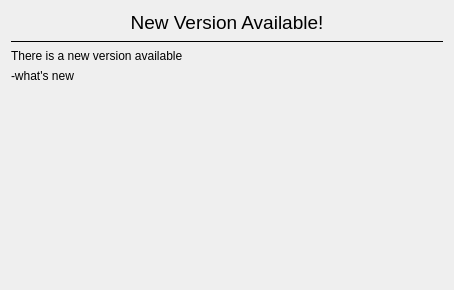
<?xml version="1.0" encoding="UTF-8"?>
<ui version="4.0">
 <class>UpdateDialog</class>
 <widget class="QDialog" name="UpdateDialog">
  <property name="geometry">
   <rect>
    <x>0</x>
    <y>0</y>
    <width>454</width>
    <height>290</height>
   </rect>
  </property>
  <property name="windowTitle">
   <string>Update Available</string>
  </property>
  <layout class="QGridLayout" name="gridLayout">
   <item row="4" column="0">
    <spacer name="verticalSpacer">
     <property name="orientation">
      <enum>Qt::Vertical</enum>
     </property>
     <property name="sizeHint" stdset="0">
      <size>
       <width>20</width>
       <height>40</height>
      </size>
     </property>
    </spacer>
   </item>
   <item row="5" column="0">
    <widget class="QDialogButtonBox" name="buttonBox">
     <property name="orientation">
      <enum>Qt::Horizontal</enum>
     </property>
     <property name="standardButtons">
      <set>QDialogButtonBox::NoButton</set>
     </property>
    </widget>
   </item>
   <item row="2" column="0">
    <widget class="QLabel" name="label_firstLabelVersion">
     <property name="sizePolicy">
      <sizepolicy hsizetype="Minimum" vsizetype="Minimum">
       <horstretch>0</horstretch>
       <verstretch>0</verstretch>
      </sizepolicy>
     </property>
     <property name="text">
      <string>There is a new version available</string>
     </property>
    </widget>
   </item>
   <item row="0" column="0">
    <widget class="QLabel" name="label">
     <property name="font">
      <font>
       <pointsize>14</pointsize>
       <weight>50</weight>
       <bold>false</bold>
      </font>
     </property>
     <property name="text">
      <string>New Version Available!</string>
     </property>
     <property name="alignment">
      <set>Qt::AlignCenter</set>
     </property>
    </widget>
   </item>
   <item row="3" column="0">
    <widget class="QLabel" name="label_whatsNew">
     <property name="text">
      <string>-what's new</string>
     </property>
     <property name="textFormat">
      <enum>Qt::RichText</enum>
     </property>
     <property name="scaledContents">
      <bool>false</bool>
     </property>
     <property name="wordWrap">
      <bool>false</bool>
     </property>
     <property name="openExternalLinks">
      <bool>true</bool>
     </property>
    </widget>
   </item>
   <item row="1" column="0">
    <widget class="QFrame" name="frame">
     <property name="frameShape">
      <enum>QFrame::HLine</enum>
     </property>
     <property name="frameShadow">
      <enum>QFrame::Plain</enum>
     </property>
     <property name="lineWidth">
      <number>1</number>
     </property>
    </widget>
   </item>
  </layout>
 </widget>
 <resources/>
 <connections>
  <connection>
   <sender>buttonBox</sender>
   <signal>accepted()</signal>
   <receiver>UpdateDialog</receiver>
   <slot>accept()</slot>
   <hints>
    <hint type="sourcelabel">
     <x>248</x>
     <y>254</y>
    </hint>
    <hint type="destinationlabel">
     <x>157</x>
     <y>274</y>
    </hint>
   </hints>
  </connection>
  <connection>
   <sender>buttonBox</sender>
   <signal>rejected()</signal>
   <receiver>UpdateDialog</receiver>
   <slot>reject()</slot>
   <hints>
    <hint type="sourcelabel">
     <x>316</x>
     <y>260</y>
    </hint>
    <hint type="destinationlabel">
     <x>286</x>
     <y>274</y>
    </hint>
   </hints>
  </connection>
 </connections>
</ui>
